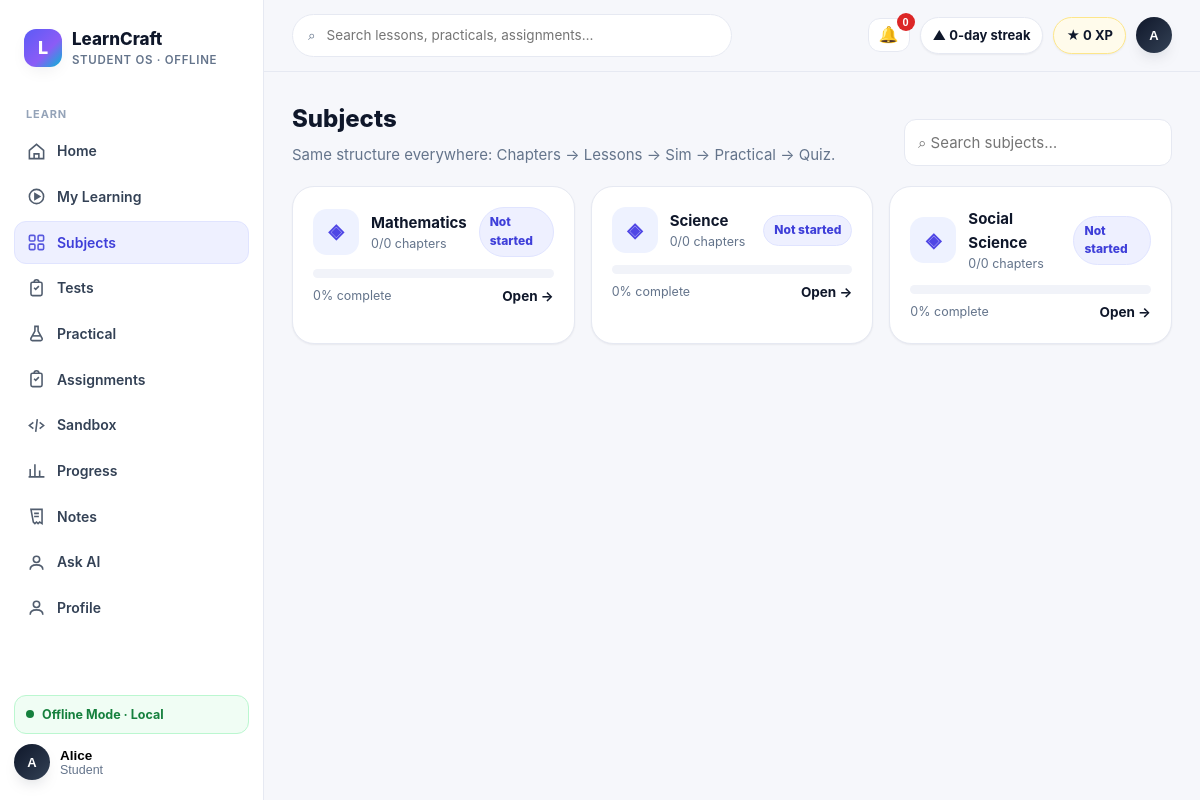
The page /subjects (signed in) on the database its author committed.
### tables this page shows
CREATE TABLE users (
            id INTEGER PRIMARY KEY AUTOINCREMENT,
            name TEXT NOT NULL,
            email TEXT NOT NULL UNIQUE,
            password_hash TEXT NOT NULL,
            role TEXT NOT NULL DEFAULT 'STUDENT',
            avatar TEXT,
            bio TEXT,
            created_at TIMESTAMP NOT NULL DEFAULT CURRENT_TIMESTAMP,
            updated_at TIMESTAMP NOT NULL DEFAULT CURRENT_TIMESTAMP
        );

CREATE TABLE academic_subjects (
            subject_id TEXT PRIMARY KEY,
            board TEXT NOT NULL,
            class_level TEXT NOT NULL,
            academic_year TEXT NOT NULL,
            slug TEXT NOT NULL,
            name TEXT NOT NULL,
            description TEXT NOT NULL DEFAULT '',
            source_version TEXT NOT NULL,
            UNIQUE(board, class_level, academic_year, slug)
        );

### app/main.py (the view)
@app.route("/subjects")
@require_auth
def subjects():
    return render_template("pages/subjects.html", title="Subjects",
                           subjects=student_subjects(current_user()["id"]), **shell_ctx("subjects", current_user()))

### app/database/connection.py (called while the page is built)
def resolve_db_path():
    configured = os.environ.get("LEARNCRAFT_DB_PATH")
    if configured:
        candidate = Path(configured)
        if not candidate.is_absolute():
            return (BASE_DIR / candidate).resolve()
        return candidate
    return DATA_DIR / "learncraft.db"

def get_connection():
    db_path = resolve_db_path()
    db_path.parent.mkdir(parents=True, exist_ok=True)
    connection = sqlite3.connect(db_path, timeout=30.0, check_same_thread=False)
    connection.row_factory = sqlite3.Row
    try:
        connection.execute("PRAGMA journal_mode=WAL")
        connection.execute("PRAGMA busy_timeout=30000")
        connection.execute("PRAGMA foreign_keys=ON")
    except sqlite3.Error:
        pass
    return connection

def _row_to_dict(row):
    return dict(row) if row else None

def get_user_by_id(user_id):
    connection = get_connection()
    user = connection.execute("SELECT * FROM users WHERE id = ?", (int(user_id),)).fetchone()
    connection.close()
    return _row_to_dict(user)

def user_payload(user):
    if not user:
        return None
    user_data = dict(user)
    user_data.pop("password_hash", None)
    return user_data

def get_user_progress(user_id):
    connection = get_connection()
    rows = connection.execute(
        "SELECT * FROM learning_progress WHERE user_id = ? ORDER BY updated_at DESC",
        (int(user_id),),
    ).fetchall()
    connection.close()
    return [dict(row) for row in rows]

### app/main.py (called while the page is built, shortened)
@app.before_request
def _lazy_runtime_bootstrap():
    global _RUNTIME_READY

def current_user():
    user_id = session.get("user_id")
    if not user_id:
        return None
    return user_payload(get_user_by_id(user_id))

def is_teacher_user(user=None):
    return bool(user) and user.get("role") in {"TEACHER", "ADMIN"}

def require_auth(view):
    @wraps(view)
    def wrapped(*args, **kwargs):
        user = current_user()
        return view(*args, **kwargs)
    return wrapped

def shell_ctx(active, user=None):
    pending = 0
    if user and user.get("role") == "STUDENT":
        try:
            pending = len(student_assignments(user["id"]))
        except Exception:
            pending = 0
    return dict(nav=M.NAV, student=build_student_profile(user), active=active, pending_count=pending,
                is_teacher=is_teacher_user(user))

### app/services/content_catalog.py (called while the page is built)
def _read_feature(filename: str) -> dict:
    path = FEATURES_DIR / filename
    if not path.exists():
        return {"subjects": []}
    return _read_json(path)

### frontend/templates/pages/subjects.html
{% extends "base.html" %}{% from "components.html" import progressbar, badge %}
{% block content %}
<div class="page-head"><div><div class="h1">Subjects</div><p>Same structure everywhere: Chapters → Lessons → Sim → Practical → Quiz.</p></div><div><input id="subjectSearch" class="input" placeholder="⌕ Search subjects…" oninput="filterCards(this.value)" aria-label="Search subjects" /></div></div>
<div class="grid grid-3">
{% for s in subjects %}
<a class="card hover subj" href="/subjects/{{ s.slug }}" data-search="{{ s.name }}">
  <div class="subj-top"><div class="tile-icon" style="background:{{ s.bg }};color:{{ s.color }}">{{ s.icon }}</div><div><b>{{ s.name }}</b><div class="caption">{{ s.completed }}/{{ s.chapters }} chapters</div></div><span style="margin-left:auto">{{ badge(s.tag, 'ok' if s.tag=='Ahead' else ('warn' if s.tag=='Needs focus' else 'info')) }}</span></div>
  {{ progressbar(s.progress) }}
  <div style="display:flex;justify-content:space-between;margin-top:8px"><span class="caption">{{ s.progress }}% complete</span><b class="body-sm">Open →</b></div>
</a>
{% endfor %}
</div>
{% endblock %}

### frontend/templates/base.html (shortened to what this page needs)
<!DOCTYPE html>
<html lang="en">
<head>
<link rel="stylesheet" href="/static/css/design-system.css">
</head>
<body>
{% from "components.html" import icon %}
<div class="shell">
  <aside class="sidebar" id="sidebar">
    <div class="brand"><div class="brand-mark">L</div><div><div class="brand-name">LearnCraft</div><div class="brand-sub">Student OS · Offline</div></div></div>
    <nav class="nav">
      <div class="nav-label">Learn</div>
      {% for item in nav %}
      <a class="nav-item {% if active == item.slug %}active{% endif %}" href="{{ item.href }}">{{ icon(item.icon) }}{{ item.label }}
      </a>
      {% endfor %}
    </nav>
    <div class="side-foot">
      <div class="offline-pill" data-network-pill><span class="dot pulse"></span><span>Offline Mode · Local</span></div>
      <div class="profile-menu-wrap sidebar-profile-wrap">
        <button class="mini-profile profile-trigger" type="button" aria-expanded="false" aria-controls="sidebarProfileMenu">
          <div class="avatar">{{ student.avatar }}</div>
          <div><div style="font-weight:800;font-size:13.5px">{{ student.name }}</div><div class="caption">{{ student.roll_no }}</div></div>
        </button>
      </div>
    </div>
  </aside>
  <div class="main">
    <div class="topbar">
      <div class="search">⌕ <input id="globalSearch" placeholder="Search lessons, practicals, assignments…" oninput="filterCards(this.value)"></div>
      <div class="top-actions">
        {% if not is_teacher %}
        <div class="notif-wrap">
          <button class="notif-btn" id="notifBell" type="button" aria-expanded="false" aria-controls="notifMenu" aria-label="Notifications">🔔<span class="notif-count" id="notifCount" hidden>0</span></button>
        </div>
        {% endif %}
        <span class="pill">▲ {{ student.streak_days }}-day streak</span>
        <span class="pill xp">★ {{ student.xp }} XP</span>
        <div class="profile-menu-wrap top-profile-wrap">
          <button class="profile-trigger top-profile-trigger" type="button" aria-expanded="false" aria-controls="topProfileMenu">
            <div class="avatar">{{ student.avatar }}</div>
          </button>
        </div>
      </div>
    </div>
    <div class="content">{% block content %}{% endblock %}</div>
  </div>
</div>
</body>
</html>

### frontend/templates/components.html (shortened to what this page needs)
{% macro icon(name) -%}
{% if name == 'home' %}<svg viewBox="0 0 24 24" fill="none" stroke="currentColor" stroke-width="2"><path d="M3 10.5 12 3l9 7.5V21H3z"/><path d="M9 21v-6h6v6"/></svg>
{% elif name == 'play' %}<svg viewBox="0 0 24 24" fill="none" stroke="currentColor" stroke-width="2"><circle cx="12" cy="12" r="9"/><path d="M10 8.5v7l6-3.5z" fill="currentColor"/></svg>
{% elif name == 'grid' %}<svg viewBox="0 0 24 24" fill="none" stroke="currentColor" stroke-width="2"><rect x="3" y="3" width="7" height="7" rx="1.5"/><rect x="14" y="3" width="7" height="7" rx="1.5"/><rect x="3" y="14" width="7" height="7" rx="1.5"/><rect x="14" y="14" width="7" height="7" rx="1.5"/></svg>
{% elif name == 'flask' %}<svg viewBox="0 0 24 24" fill="none" stroke="currentColor" stroke-width="2"><path d="M9 3h6M10 3v6l-5 9a2 2 0 0 0 1.8 3h10.4A2 2 0 0 0 19 18l-5-9V3"/><path d="M7.5 15h9"/></svg>
{% elif name == 'clip' %}<svg viewBox="0 0 24 24" fill="none" stroke="currentColor" stroke-width="2"><rect x="5" y="4" width="14" height="17" rx="2"/><path d="M9 4a3 3 0 0 1 6 0M9 11l2 2 4-4"/></svg>
{% elif name == 'code' %}<svg viewBox="0 0 24 24" fill="none" stroke="currentColor" stroke-width="2"><path d="m8 8-5 4 5 4M16 8l5 4-5 4M13 4l-2 16"/></svg>
{% elif name == 'chart' %}<svg viewBox="0 0 24 24" fill="none" stroke="currentColor" stroke-width="2"><path d="M4 20V10M10 20V4M16 20v-8M22 20H2"/></svg>
{% elif name == 'note' %}<svg viewBox="0 0 24 24" fill="none" stroke="currentColor" stroke-width="2"><path d="M5 3h14v18l-3-2-2 2-2-2-2 2-2-2z"/><path d="M9 8h6M9 12h6"/></svg>
{% elif name == 'user' %}<svg viewBox="0 0 24 24" fill="none" stroke="currentColor" stroke-width="2"><circle cx="12" cy="8" r="4"/><path d="M4 21c0-4 3.6-6 8-6s8 2 8 6"/></svg>
{% else %}<svg viewBox="0 0 24 24" fill="none" stroke="currentColor" stroke-width="2"><circle cx="12" cy="12" r="9"/></svg>
{% endif %}
{%- endmacro %}
{% macro progressbar(pct) -%}
<div class="pbar" role="progressbar" aria-valuenow="{{ pct }}" aria-valuemin="0" aria-valuemax="100"><i style="width:{{ pct }}%"></i></div>
{%- endmacro %}
{% macro badge(text, tone='muted') -%}<span class="badge {{ tone }}">{{ text }}</span>{%- endmacro %}

### frontend/templates/base.html (style rules this page uses)
.notif-wrap { position:relative }
.notif-btn { position:relative;border:1px solid var(--line);background:var(--surface);border-radius:12px;padding:8px 10px;font-size:16px;cursor:pointer;line-height:1 }
.notif-count { position:absolute;top:-6px;right:-6px;min-width:18px;height:18px;border-radius:999px;background:#DC2626;color:#fff;font-size:11px;font-weight:800;display:grid;place-items:center;padding:0 4px }

### rows shown on the page
users: avatar "A", name "Alice", roll_no "Student"
academic_subjects: icon "◈", name "Mathematics", completed "0", chapters "0", text "Not started", progress "0"
academic_subjects: icon "◈", name "Science", completed "0", chapters "0", text "Not started", progress "0"
academic_subjects: icon "◈", name "Social Science", completed "0", chapters "0", text "Not started", progress "0"

### other values the page prints
{{ item.label }} "Home" "My Learning" "Subjects" "Tests" "Practical" "Assignments" "Sandbox" "Progress" "Notes" "Ask AI" "Profile"
{{ student.streak_days }} "0"
{{ student.xp }} "0"
